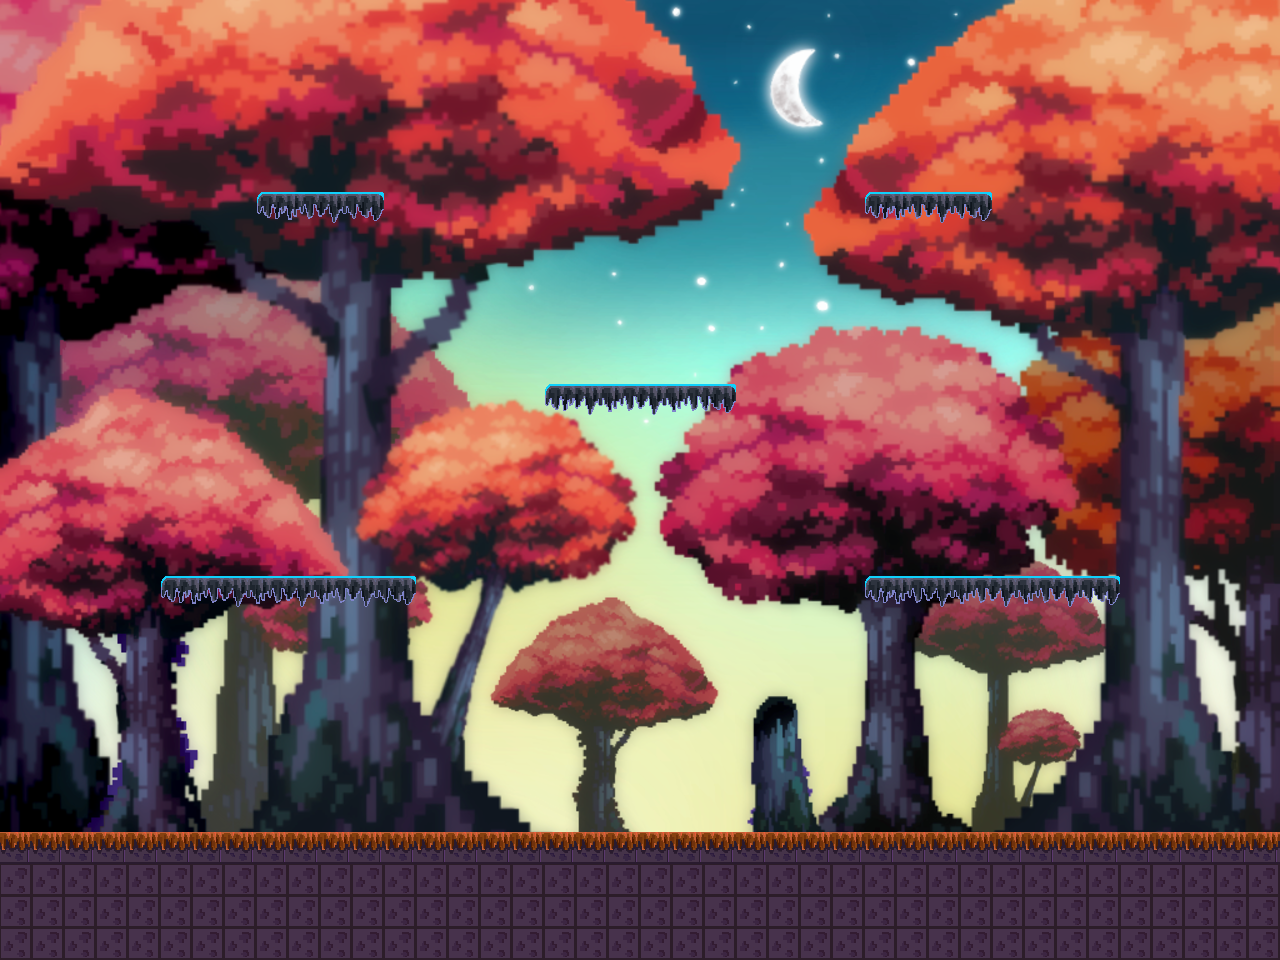

Rendered tile map (Tiled .tmx) drawn with the repository's tilesets; below, a short description and the full map source, tile grids included:
An orthogonal 40x30 tile map with 32x32 px tiles, 1 tile layer (Main Layer), 1 hidden layer not drawn, 4 tilesets, 1 image layer and 5 objects (2x Ball, Player_1, Player_2).

<map version="1.4" tiledversion="1.4.3" orientation="orthogonal" renderorder="right-down" compressionlevel="0" width="40" height="30" tilewidth="32" tileheight="32" infinite="0" nextlayerid="5" nextobjectid="8">
 <tileset firstgid="1" name="TS 1" tilewidth="32" tileheight="32" tilecount="768" columns="32">
  <image source="../img/tilesets/TS 1.png" width="1024" height="768" />
 </tileset>
 <tileset firstgid="769" name="TS 2" tilewidth="32" tileheight="32" tilecount="768" columns="32">
  <image source="../img/tilesets/TS 2.png" width="1024" height="768" />
 </tileset>
 <tileset firstgid="1537" name="TS 3" tilewidth="32" tileheight="32" tilecount="960" columns="32">
  <image source="../img/tilesets/TS 3.png" width="1024" height="960" />
 </tileset>
 <tileset firstgid="2497" name="TS4" tilewidth="32" tileheight="32" tilecount="960" columns="32">
  <image source="../img/tilesets/TS4.png" width="1024" height="960" />
 </tileset>
 <imagelayer id="4" name="Image Layer 1">
  <image source="../img/backgrounds/cherry-blossom.png" width="1280" height="960" />
 </imagelayer>
 <layer id="2" name="Background Layer" width="40" height="30" visible="0">
  <properties>
   <property name="Background" type="bool" value="true" />
  </properties>
  <data encoding="csv">
0,0,0,0,0,0,0,0,0,0,0,0,0,0,0,0,0,0,0,0,0,0,0,0,0,0,0,0,0,0,0,0,0,0,0,0,0,0,0,0,
0,0,0,0,0,0,0,0,0,0,0,0,0,0,0,0,0,0,0,0,0,0,0,0,0,0,0,0,0,0,0,0,0,0,0,0,0,0,0,0,
0,0,0,0,0,0,0,0,0,0,0,0,0,0,0,0,0,0,0,0,0,0,0,0,0,0,0,0,0,0,0,0,0,0,0,0,0,0,0,0,
0,0,0,0,0,0,0,0,0,0,0,0,0,0,0,0,0,0,0,0,0,0,0,0,0,0,0,0,0,0,0,0,0,0,0,0,0,0,0,0,
0,0,0,0,0,0,0,0,0,0,0,0,0,0,0,0,0,0,0,0,0,0,0,0,0,0,0,0,0,0,0,0,0,0,0,0,0,0,0,0,
0,0,0,0,0,0,0,0,0,0,2922,0,0,0,0,0,0,0,0,0,0,0,0,0,0,0,0,0,0,2932,0,0,0,0,0,0,0,0,0,0,
0,0,0,0,0,0,0,0,0,0,0,0,0,0,0,0,0,0,0,0,0,0,0,0,0,0,0,0,0,0,0,0,0,0,0,0,0,0,0,0,
0,0,0,0,0,0,0,0,0,0,0,0,0,0,0,0,0,0,0,0,0,0,0,0,0,0,0,0,0,0,0,0,0,0,0,0,0,0,0,0,
0,0,0,0,0,0,0,0,0,0,0,0,0,0,0,0,0,0,0,0,0,0,0,0,0,0,0,0,0,0,0,0,0,0,0,0,0,0,0,0,
0,0,0,0,0,0,0,0,0,0,0,0,0,0,0,0,0,0,0,0,0,0,0,0,0,0,0,0,0,0,0,0,0,0,0,0,0,0,0,0,
0,0,0,0,0,0,0,0,0,0,0,0,0,0,0,0,0,0,0,0,0,0,0,0,0,0,0,0,0,0,0,0,0,0,0,0,0,0,0,0,
0,0,0,0,0,0,0,0,0,0,0,0,0,0,0,0,0,0,2924,0,0,2920,0,0,0,0,0,0,0,0,469,0,0,0,0,0,0,0,0,0,
0,0,0,0,0,0,0,0,0,0,0,0,0,0,0,0,0,0,0,0,0,0,0,0,0,0,0,0,0,0,0,0,0,0,0,0,0,0,0,0,
0,0,0,0,0,0,0,0,0,0,0,0,0,0,0,0,0,0,0,0,0,0,0,0,0,0,0,0,0,0,0,0,0,0,0,0,0,0,0,0,
0,0,0,0,0,0,0,0,0,0,0,0,0,0,0,0,0,0,0,0,0,0,0,0,0,0,0,0,0,0,0,0,0,0,0,0,0,0,0,574,
0,0,0,0,0,0,0,0,0,0,0,0,0,0,0,0,0,0,0,0,0,0,0,0,0,0,0,0,0,0,0,0,0,0,0,0,0,0,0,0,
0,0,0,0,0,0,0,0,0,0,0,0,0,0,0,0,0,0,0,0,0,0,0,0,0,0,0,0,0,0,0,0,0,0,0,0,0,0,0,0,
0,0,0,0,0,0,2930,0,2932,0,0,2920,0,0,0,0,0,0,0,0,0,0,0,0,0,0,0,0,2924,2932,0,0,0,0,2922,0,0,0,0,0,
0,0,0,0,0,0,0,0,0,0,0,0,0,0,0,0,0,0,0,0,0,0,0,0,0,0,0,0,0,0,0,0,0,0,0,0,0,0,0,0,
0,0,0,0,0,0,0,0,0,0,0,0,0,0,0,0,0,0,0,0,0,0,0,0,0,0,0,0,0,0,0,0,0,0,0,0,0,0,0,0,
0,0,0,0,0,0,0,0,0,0,0,0,0,0,0,0,0,0,0,0,0,0,0,0,0,0,0,0,0,0,0,0,0,0,0,0,0,0,0,0,
0,0,0,0,0,0,0,0,312,0,0,0,0,0,0,0,0,0,0,0,0,0,0,0,0,0,0,0,0,0,0,0,0,0,0,0,0,0,0,670,
336,0,0,0,0,0,0,0,0,0,0,0,0,0,0,0,0,0,0,0,0,0,0,0,0,0,0,0,0,0,0,0,0,0,0,0,0,0,0,0,
368,369,0,0,0,0,0,0,0,0,0,0,0,0,0,0,0,0,0,0,0,0,0,0,0,0,0,0,0,0,0,0,0,0,0,0,0,0,0,0,
0,0,0,0,0,0,0,0,0,0,0,0,0,0,0,0,0,0,0,0,0,0,0,0,0,0,0,0,0,0,0,0,0,0,0,0,0,0,0,0,
0,2675,2674,0,0,0,0,0,0,2611,0,0,2609,2612,0,0,0,2548,0,0,0,2549,2672,0,0,0,0,0,2545,0,0,0,0,0,2612,2676,0,0,2613,0,
0,0,0,0,0,0,0,0,0,0,0,0,0,0,0,0,0,0,0,0,0,0,0,0,0,0,0,0,0,0,0,0,0,0,0,0,0,0,0,0,
0,0,0,0,0,0,0,0,0,0,0,0,0,0,0,0,0,0,0,0,0,0,0,0,0,0,0,0,0,0,0,0,0,0,0,0,0,0,0,0,
0,0,0,0,0,0,0,0,0,0,0,0,0,0,0,0,0,0,0,0,0,0,0,0,0,0,0,0,0,0,0,0,0,0,0,0,0,0,0,0,
0,0,0,0,0,0,0,0,0,0,0,0,0,0,0,0,0,0,0,0,0,0,0,0,0,0,0,0,0,0,0,0,0,0,0,0,0,0,0,0
</data>
 </layer>
 <layer id="1" name="Main Layer" width="40" height="30">
  <data encoding="csv">
0,0,0,0,0,0,0,0,0,0,0,0,0,0,0,0,0,0,0,0,0,0,0,0,0,0,0,0,0,0,0,0,0,0,0,0,0,0,0,0,
0,0,0,0,0,0,0,0,0,0,0,0,0,0,0,0,0,0,0,0,0,0,0,0,0,0,0,0,0,0,0,0,0,0,0,0,0,0,0,0,
0,0,0,0,0,0,0,0,0,0,0,0,0,0,0,0,0,0,0,0,0,0,0,0,0,0,0,0,0,0,0,0,0,0,0,0,0,0,0,0,
0,0,0,0,0,0,0,0,0,0,0,0,0,0,0,0,0,0,0,0,0,0,0,0,0,0,0,0,0,0,0,0,0,0,0,0,0,0,0,0,
0,0,0,0,0,0,0,0,0,0,0,0,0,0,0,0,0,0,0,0,0,0,0,0,0,0,0,0,0,0,0,0,0,0,0,0,0,0,0,0,
0,0,0,0,0,0,0,0,0,0,0,0,0,0,0,0,0,0,0,0,0,0,0,0,0,0,0,0,0,0,0,0,0,0,0,0,0,0,0,0,
0,0,0,0,0,0,0,0,2915,2916,2917,2918,0,0,0,0,0,0,0,0,0,0,0,0,0,0,0,2915,2916,2917,2918,0,0,0,0,0,0,0,0,0,
0,0,0,0,0,0,0,0,0,0,0,0,0,0,0,0,0,0,0,0,0,0,0,0,0,0,0,0,0,0,0,0,0,0,0,0,0,0,0,0,
0,0,0,0,0,0,0,0,0,0,0,0,0,0,0,0,0,0,0,0,0,0,0,0,0,0,0,0,0,0,0,0,0,0,0,0,0,0,0,0,
0,0,0,0,0,0,0,0,0,0,0,0,0,0,0,0,0,0,0,0,0,0,0,0,0,0,0,0,0,0,0,0,0,0,0,0,0,0,0,0,
0,0,0,0,0,0,0,0,0,0,0,0,0,0,0,0,0,0,0,0,0,0,0,0,0,0,0,0,0,0,0,0,0,0,0,0,0,0,0,0,
0,0,0,0,0,0,0,0,0,0,0,0,0,0,0,0,0,0,0,0,0,0,0,0,0,0,0,0,0,0,0,0,0,0,0,0,0,0,0,0,
0,0,0,0,0,0,0,0,0,0,0,0,0,0,0,0,0,2915,2917,2916,2917,2916,2918,0,0,0,0,0,0,0,0,0,0,0,0,0,0,0,0,0,
0,0,0,0,0,0,0,0,0,0,0,0,0,0,0,0,0,0,0,0,0,0,0,0,0,0,0,0,0,0,0,0,0,0,0,0,0,0,0,0,
0,0,0,0,0,0,0,0,0,0,0,0,0,0,0,0,0,0,0,0,0,0,0,0,0,0,0,0,0,0,0,0,0,0,0,0,0,0,0,0,
0,0,0,0,0,0,0,0,0,0,0,0,0,0,0,0,0,0,0,0,0,0,0,0,0,0,0,0,0,0,0,0,0,0,0,0,0,0,0,0,
0,0,0,0,0,0,0,0,0,0,0,0,0,0,0,0,0,0,0,0,0,0,0,0,0,0,0,0,0,0,0,0,0,0,0,0,0,0,0,0,
0,0,0,0,0,0,0,0,0,0,0,0,0,0,0,0,0,0,0,0,0,0,0,0,0,0,0,0,0,0,0,0,0,0,0,0,0,0,0,0,
0,0,0,0,0,2915,2916,2917,2916,2917,2916,2917,2918,0,0,0,0,0,0,0,0,0,0,0,0,0,0,2915,2916,2917,2916,2917,2916,2917,2918,0,0,0,0,0,
0,0,0,0,0,0,0,0,0,0,0,0,0,0,0,0,0,0,0,0,0,0,0,0,0,0,0,0,0,0,0,0,0,0,0,0,0,0,0,0,
0,0,0,0,0,0,0,0,0,0,0,0,0,0,0,0,0,0,0,0,0,0,0,0,0,0,0,0,0,0,0,0,0,0,0,0,0,0,0,0,
0,0,0,0,0,0,0,0,0,0,0,0,0,0,0,0,0,0,0,0,0,0,0,0,0,0,0,0,0,0,0,0,0,0,0,0,0,0,0,0,
0,0,0,0,0,0,0,0,0,0,0,0,0,0,0,0,0,0,0,0,0,0,0,0,0,0,0,0,0,0,0,0,0,0,0,0,0,0,0,0,
0,0,0,0,0,0,0,0,0,0,0,0,0,0,0,0,0,0,0,0,0,0,0,0,0,0,0,0,0,0,0,0,0,0,0,0,0,0,0,0,
0,0,0,0,0,0,0,0,0,0,0,0,0,0,0,0,0,0,0,0,0,0,0,0,0,0,0,0,0,0,0,0,0,0,0,0,0,0,0,0,
0,0,0,0,0,0,0,0,0,0,0,0,0,0,0,0,0,0,0,0,0,0,0,0,0,0,0,0,0,0,0,0,0,0,0,0,0,0,0,0,
1891,1891,1891,1891,1891,1891,1891,1891,1891,1891,1891,1891,1891,1891,1891,1891,1891,1891,1891,1891,1891,1891,1891,1891,1891,1891,1891,1891,1891,1891,1891,1891,1891,1891,1891,1891,1891,1891,1891,1891,
1903,1903,1903,1903,1903,1903,1903,1903,1903,1903,1903,1903,1903,1903,1903,1903,1903,1903,1903,1903,1903,1903,1903,1903,1903,1903,1903,1903,1903,1903,1903,1903,1903,1903,1903,1903,1903,1903,1903,1903,
1903,1903,1903,1903,1903,1903,1903,1903,1903,1903,1903,1903,1903,1903,1903,1903,1903,1903,1903,1903,1903,1903,1903,1903,1903,1903,1903,1903,1903,1903,1903,1903,1903,1903,1903,1903,1903,1903,1903,1903,
1903,1903,1903,1903,1903,1903,1903,1903,1903,1903,1903,1903,1903,1903,1903,1903,1903,1903,1903,1903,1903,1903,1903,1903,1903,1903,1903,1903,1903,1903,1903,1903,1903,1903,1903,1903,1903,1903,1903,1903
</data>
 </layer>
 <objectgroup id="3" name="Object Layer 1">
  <object id="1" name="Player_1" x="207.667" y="736.667" width="64" height="64" />
  <object id="3" name="Ball" x="351.667" y="677.333" width="48" height="48" />
  <object id="4" x="-120" y="38" width="2" />
  <object id="5" name="Player_2" x="1002" y="744" width="64" height="64" />
  <object id="7" name="Ball" x="900.696" y="682.073" width="48" height="48" />
 </objectgroup>
</map>